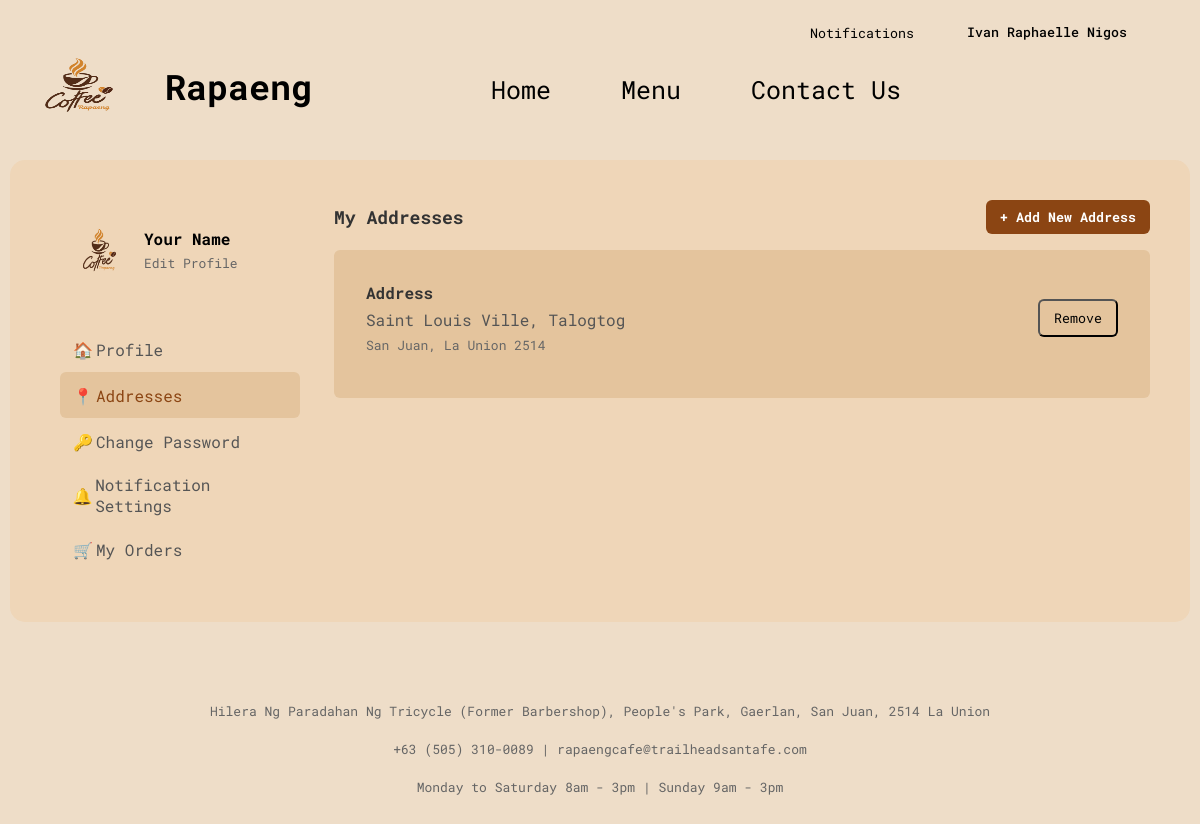
Page /pages/customer/addresses.php (signed in) on the committed database.
### tables this page shows
CREATE TABLE `customer_addresses` (
  `address_id` int(11) NOT NULL,
  `customer_id` int(11) NOT NULL,
  `label` varchar(100) NOT NULL DEFAULT '',
  `address_line` text NOT NULL,
  `city` text NOT NULL,
  `province` text NOT NULL,
  `postal_code` varchar(20) NOT NULL DEFAULT '',
  `phone_number` varchar(30) NOT NULL DEFAULT '',
  `is_default` tinyint(1) NOT NULL DEFAULT 0,
  `created_at` timestamp NOT NULL DEFAULT current_timestamp()
);

### api/fetch-address.php (called while the page is built, shortened)
<?php
include_once __DIR__ . '/connection.php';
$customer_id = $_SESSION['customer_id'] ?? $_SESSION['user_id'];
$stmt = $conn->prepare("SELECT * FROM customer_addresses WHERE customer_id = :id ORDER BY is_default DESC, created_at DESC");
$stmt->execute(['id' => $customer_id]);
$addresses = $stmt->fetchAll(PDO::FETCH_ASSOC);
?>

### pages/customer/addresses.php (the view, shortened to what this page needs)
<?php
include('../../api/fetch-address.php');
?>
<!DOCTYPE html>
<html lang="en">
<head>
  <link rel="stylesheet" href="../../css/nav-bar.css">
  <link rel="stylesheet" href="../../css/footer.css">
  <link rel="stylesheet" href="../../css/customer/account.css">
</head>
<body>
  <?php include('../nav.bar.php'); ?>
  <div style="padding: 30px;"></div>
  <main class="account-wrapper">
    <div class="account-grid">
      <aside class="account-side">
        <div class="profile-block account-card">
          <div class="profile-avatar"><img src="../../images/rapaeng-logo.png" alt="avatar"></div>
          <div>
            <div class="profile-name">Your Name</div>
            <div style="font-size:13px;color:#666;">Edit Profile</div>
          </div>
        </div>
        <nav class="side-nav">
          <ul>
            <?php $self = basename($_SERVER['PHP_SELF']); ?>
            <li class="<?php echo $self === 'profile.php' ? 'active' : ''; ?>"><a href="profile.php"><span class="side-icon">🏠</span> Profile</a></li>
            <li class="<?php echo $self === 'addresses.php' ? 'active' : ''; ?>"><a href="addresses.php"><span class="side-icon">📍</span> Addresses</a></li>
            <li class="<?php echo $self === 'change-password.php' ? 'active' : ''; ?>"><a href="change-password.php"><span class="side-icon">🔑</span> Change Password</a></li>
            <li class="<?php echo $self === 'notifications.php' ? 'active' : ''; ?>"><a href="notifications.php"><span class="side-icon">🔔</span> Notification Settings</a></li>
            <li class="<?php echo $self === 'orders.php' ? 'active' : ''; ?>"><a href="orders.php"><span class="side-icon">🛒</span> My Orders</a></li>
          </ul>
        </nav>
      </aside>
      <section class="account-main">
        <div class="top-controls">
          <div class="account-title">My Addresses</div>
          <button id="open-add-address" class="top-action" type="button">+ Add New Address</button>
        </div>
        <div class="account-content">
          <div id="addresses-list">
          <?php if (count($addresses) === 0): ?>
            <div class="section-empty">
              <img src="../../images/home-sample-pics/pic-3.jpg" alt="empty" />
              <p>You don't have addresses yet.</p>
            </div>
          <?php else: ?>
            <?php foreach ($addresses as $addr): ?>
              <div class="account-card" style="padding:12px; margin-bottom:12px;">
                <div style="display:flex; justify-content:space-between; align-items:center;">
                  <div>
                    <div style="font-weight:700; color:#333;"><?php echo htmlspecialchars($addr['label']); ?> <?php echo $addr['is_default'] ? '<span style="color:#8B4513;font-weight:700;margin-left:8px">(Default)</span>' : ''; ?></div>
                    <div style="color:#555;margin-top:6px;">
                      <?php echo nl2br(htmlspecialchars($addr['address_line'])); ?>
                      <div style="margin-top:6px; font-size:13px; color:#666;">
                        <?php echo htmlspecialchars($addr['city']) . ', ' . htmlspecialchars($addr['province']) . ' ' . htmlspecialchars($addr['postal_code']); ?>
                      </div>
                    </div>
                  </div>
                  <div style="text-align:right;">
                    <form method="POST" style="display:inline-block;">
                      <button class="btn-secondary" type="submit" onclick="return confirm('Remove this address?')">Remove</button>
                    </form>
                  </div>
                </div>
              </div>
            <?php endforeach; ?>
          <?php endif; ?>
        </div>
      </section>
    </div>
  </main>
  <?php include('../footer.php'); ?>
</body>
</html>

### css/customer/account.css (style rules this page uses)
* { box-sizing: border-box; margin: 0; padding: 0; font-family: "Roboto Mono", monospace; }
body { background-color: #EEDDC8; }
.account-wrapper { max-width: 1180px; margin: calc(var(--navbar-height, 80px) + 20px) auto 60px; padding: 0 18px; background-color: #efd6b8; padding: 40px; border-radius: 15px; }
.account-grid { display: grid; grid-template-columns: 260px 1fr; gap: 24px; align-items: start; }
.account-side { background: transparent; }
.account-card { border-radius: 6px; padding: 18px; }
.profile-block { display: flex; gap: 12px; align-items: center; padding: 18px; }
.profile-avatar { width: 64px; height: 64px; border-radius: 50%; overflow: hidden; display: flex; align-items: center; justify-content: center; }
.profile-avatar img { width: 100%; height: 100%; object-fit: cover; }
.profile-name { font-weight: 700; margin-bottom: 5px; }
.side-nav { margin-top: 16px; border-radius: 6px; padding: 10px; }
.side-nav ul { list-style: none; }
.side-nav li { display: flex; align-items: center; gap: 10px; padding: 10px; color: #555; cursor: pointer; border-radius: 6px; }
.side-nav a { text-decoration: none; color: inherit; width: 100%; display: flex; align-items: center; }
.side-nav li:hover, .side-nav li.active { background: #e4c49d; color: #8B4513; }
.side-icon { width: 26px; height: 26px; display: inline-flex; align-items: center; justify-content: center; color: #8B4513; }
.account-main .top-controls { display: flex; justify-content: space-between; align-items: center; gap: 12px; margin-bottom: 16px; }
.account-title { font-size: 18px; font-weight: 700; color: #333; }
.top-action { display: inline-block; padding: 8px 14px; background: #8B4513; color: white; border-radius: 6px; text-decoration: none; font-weight: 700; border: none; }
.account-content { background: #e4c49d; border-radius: 6px; padding: 20px; }
.btn-secondary { background: transparent; padding: 8px 14px; border-radius: 6px; cursor: pointer; }

### rows in the picture
customer_addresses: label "Address", address_line "Saint Louis Ville, Talogtog", city "San Juan", province "La Union", postal_code "2514"

### other values in the picture
$_SESSION['full_name'] "Ivan Raphaelle Nigos"
